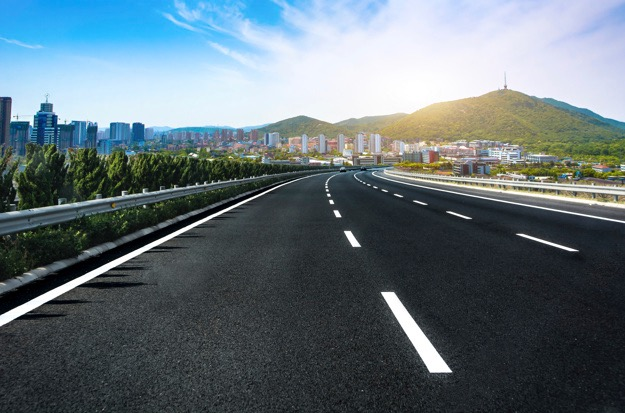
#> input picture CV_cap02/images/estrada.jpg, 625 x 413 px
$ python 020-opencv-splitting_and_merging.py --image images/estrada.jpg
#> lines starting #> are read from the running program, lines starting #| are printed output that depends on the picture
# Splitting e Merging

# Para executar este script:
# python 020-opencv-splitting_and_merging.py --image images/estrada.jpg

# Imports
import numpy as np
import argparse
import cv2

# Argumentos
ap = argparse.ArgumentParser()
ap.add_argument("-i", "--image", required = True, help = "Caminho para a imagem")
args = vars(ap.parse_args())

# Carrega a imagem e obtém cada canal: Vermelho, Verde e Azul
# NOTA: OpenCV armazena uma imagem como NumPy array com os
# canais na ordem inversa! Quando chamamos cv2.split, estamos
# realmente obtendo os canais como Azul, Verde, Vermelho!
image = cv2.imread(args["image"])
#> image is the input picture: shape (413, 625, 3); mean B, G, R 119.3, 112.5, 98.2
(B, G, R) = cv2.split(image)
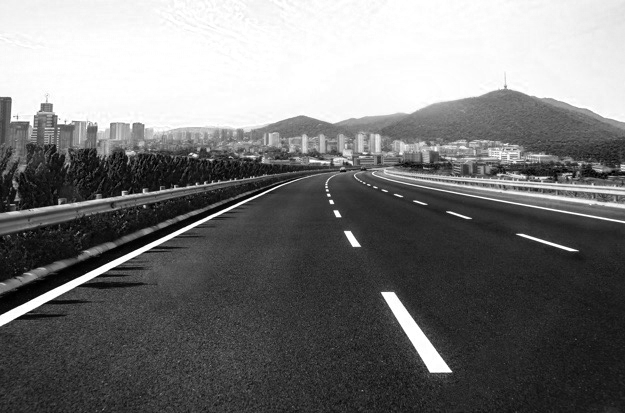
#> B: shape (413, 625); min 0, max 255, mean 119.3
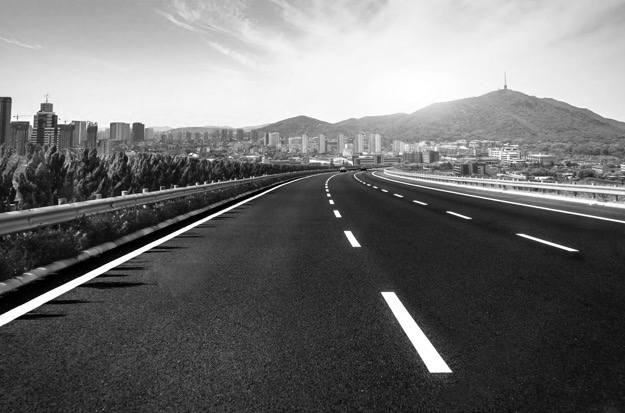
#> G: shape (413, 625); min 0, max 255, mean 112.5
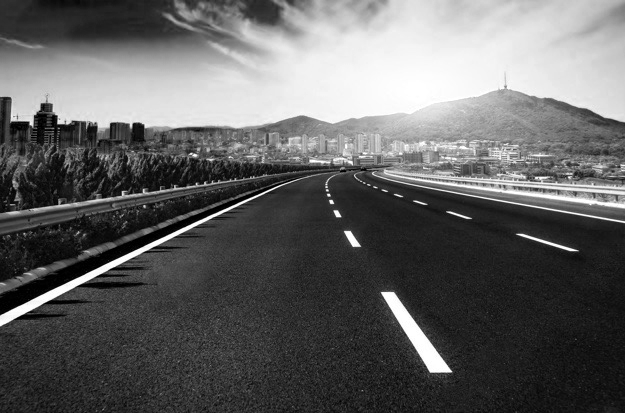
#> R: shape (413, 625); min 0, max 255, mean 98.2

# Agora, vamos visualizar cada canal em cores
zeros = np.zeros(image.shape[:2], dtype = "uint8")
cv2.imshow("Red", cv2.merge([zeros, zeros, R]))
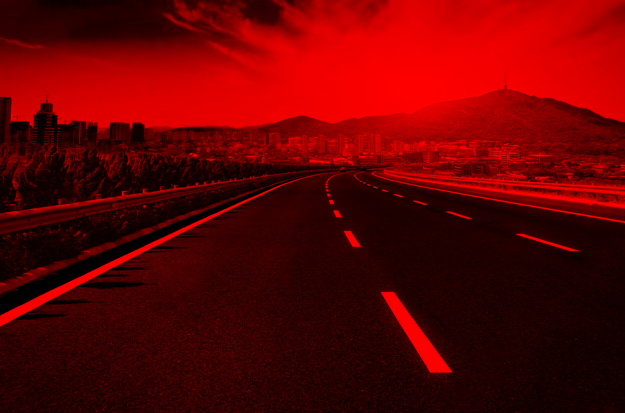
#> window 'Red': shape (413, 625, 3); mean B, G, R 0, 0, 98.2
cv2.imshow("Green", cv2.merge([zeros, G, zeros]))
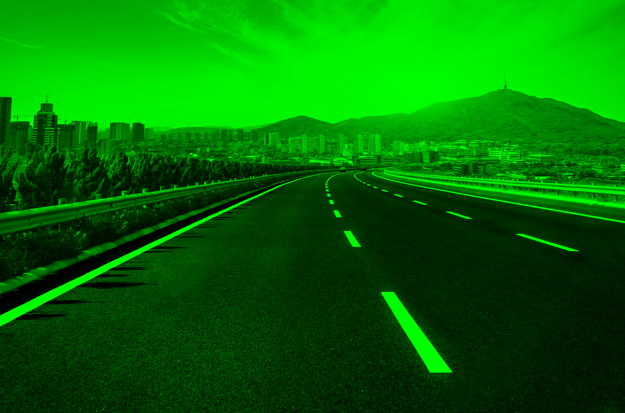
#> window 'Green': shape (413, 625, 3); mean B, G, R 0, 112.5, 0
cv2.imshow("Blue", cv2.merge([B, zeros, zeros]))
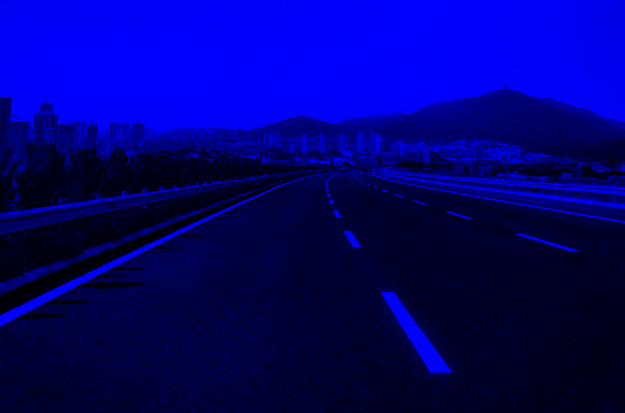
#> window 'Blue': shape (413, 625, 3); mean B, G, R 119.3, 0, 0
cv2.waitKey(0)

# Junta novamente a imagem
merged = cv2.merge([B, G, R])
cv2.imshow("Merged", merged)
cv2.waitKey(0)
cv2.destroyAllWindows()

$ run again, with CV_cap02/images/cafe.jpg copied over CV_cap02/images/estrada.jpg
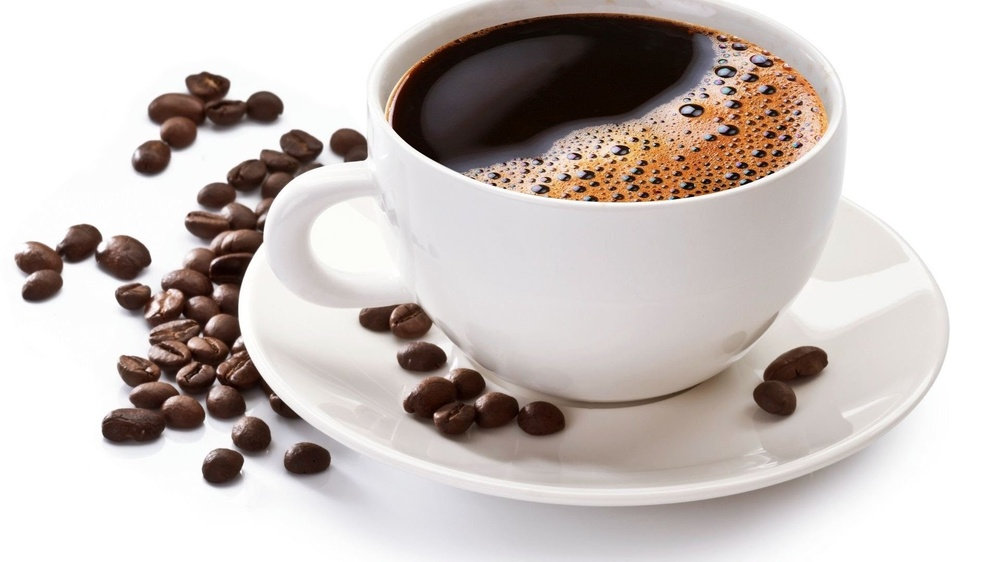
#> input picture CV_cap02/images/cafe.jpg, 1000 x 562 px, shrunk from 1920 x 1080 before the run
#> image is the input picture: shape (562, 1000, 3); mean B, G, R 189.4, 192.8, 201.2
#> `cv2.imshow("Green", cv2.merge([zeros, G, zeros]))`:
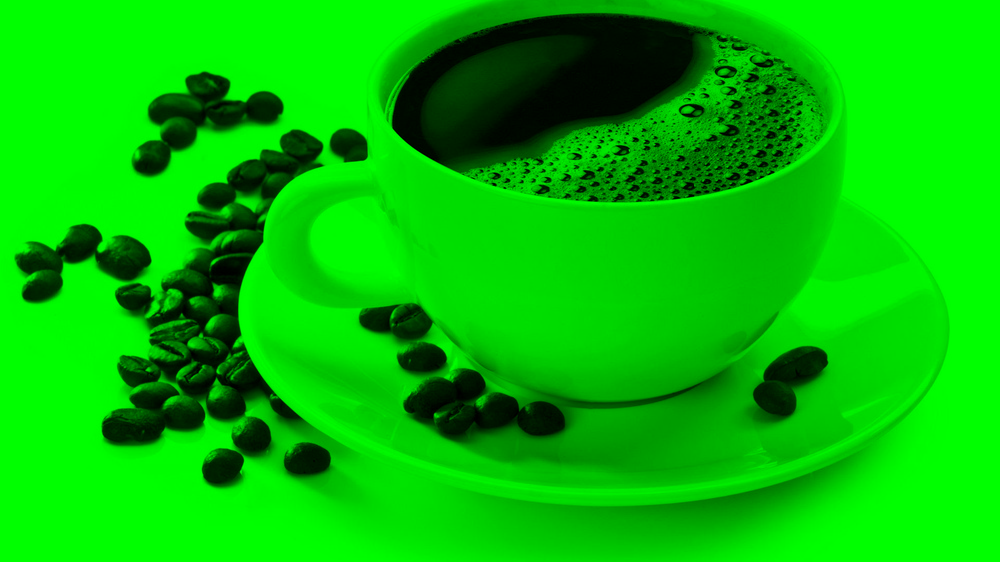
#> window 'Green': shape (562, 1000, 3); mean B, G, R 0, 192.8, 0
#> `cv2.imshow("Blue", cv2.merge([B, zeros, zeros]))`:
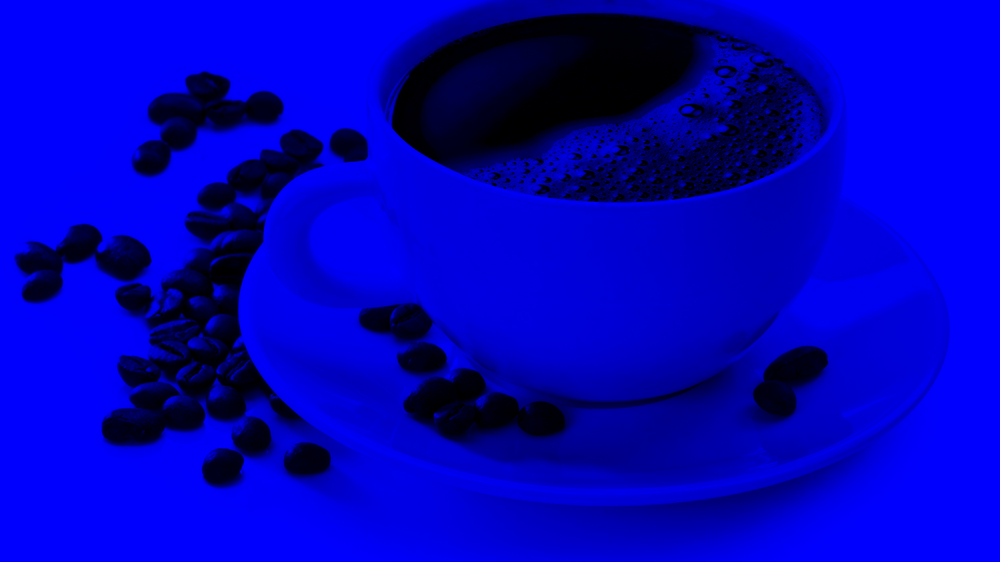
#> window 'Blue': shape (562, 1000, 3); mean B, G, R 189.4, 0, 0

$ run again, with CV_cap02/images/cavalo.jpg copied over CV_cap02/images/estrada.jpg
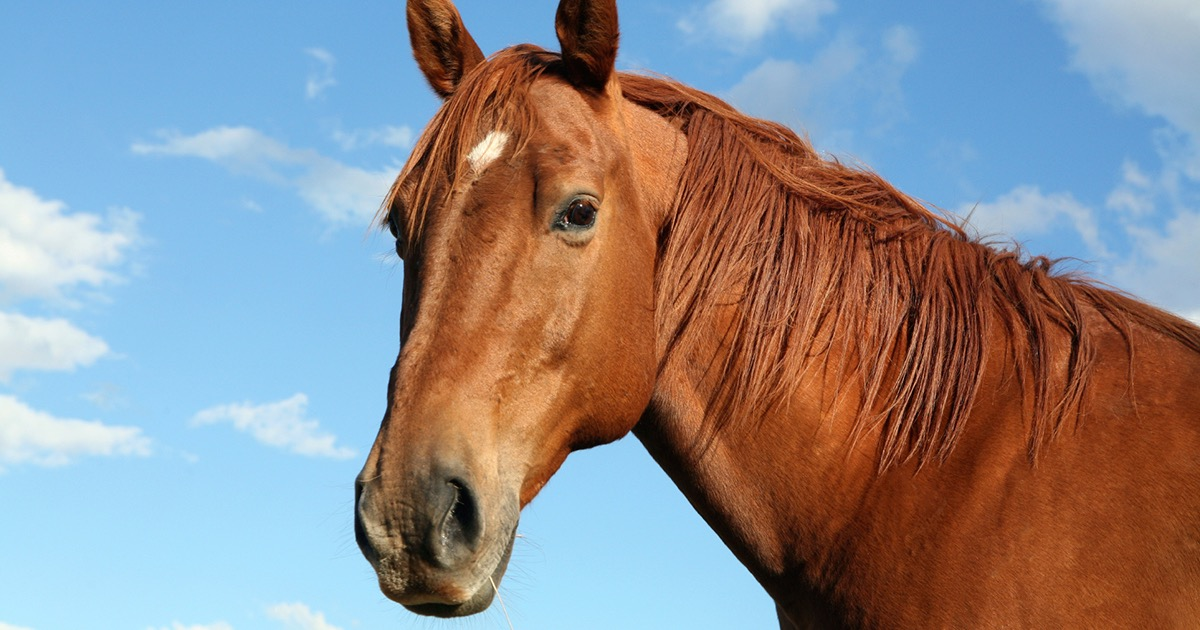
#> input picture CV_cap02/images/cavalo.jpg, 1200 x 630 px
#> image is the input picture: shape (630, 1200, 3); mean B, G, R 143.7, 139.7, 142.3
#> `cv2.imshow("Green", cv2.merge([zeros, G, zeros]))`:
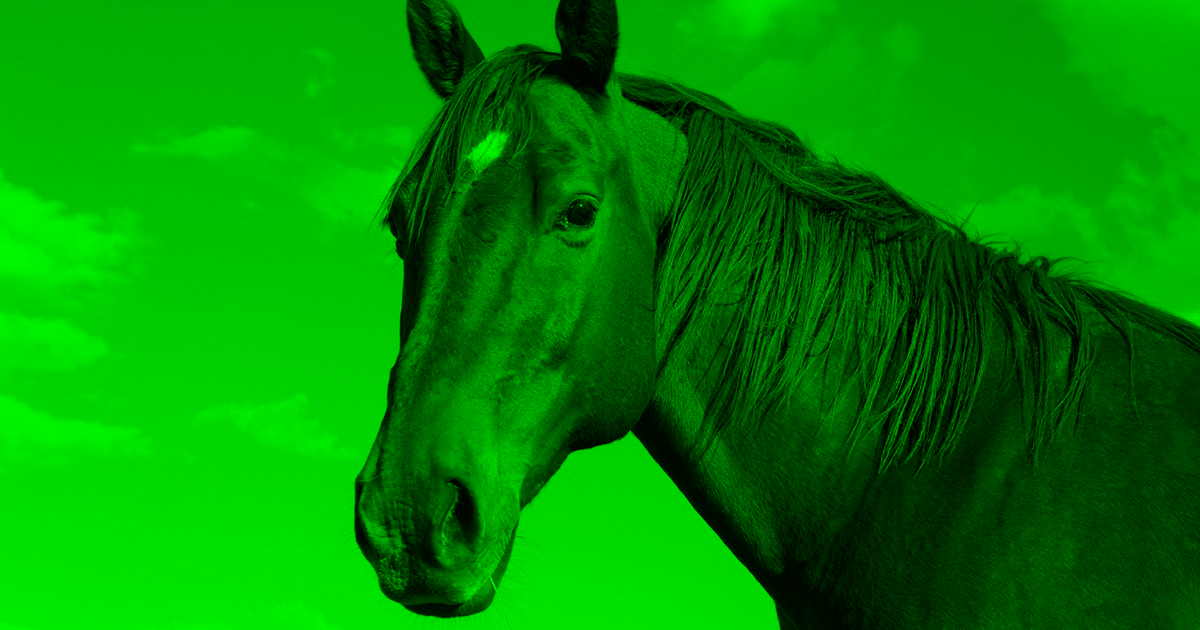
#> window 'Green': shape (630, 1200, 3); mean B, G, R 0, 139.7, 0
#> `cv2.imshow("Blue", cv2.merge([B, zeros, zeros]))`:
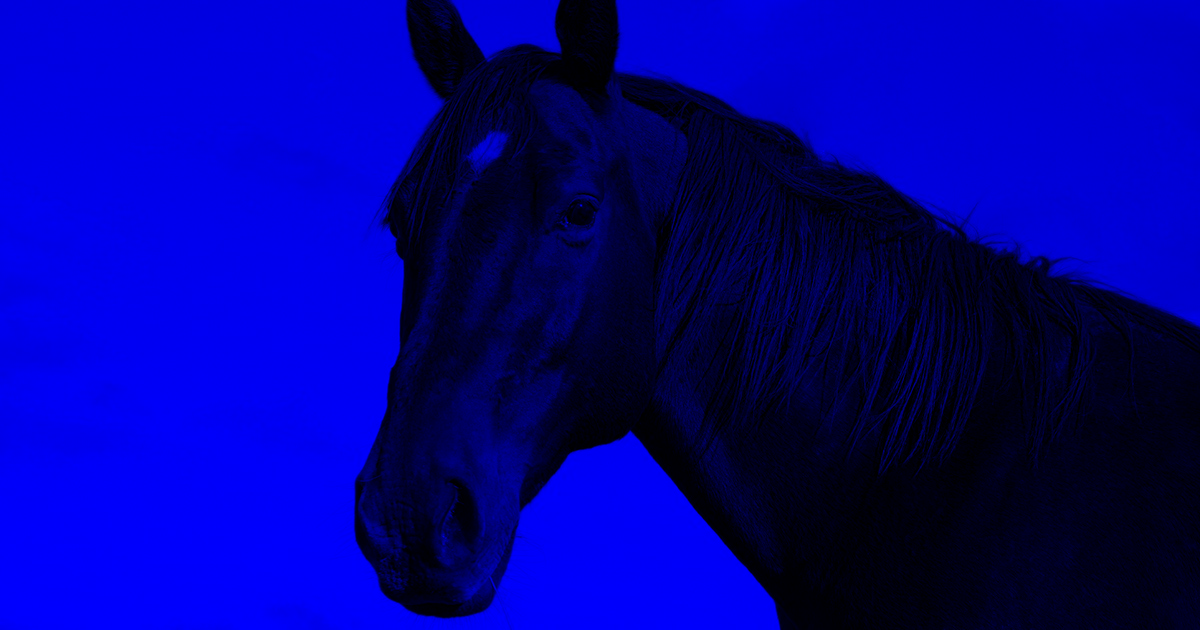
#> window 'Blue': shape (630, 1200, 3); mean B, G, R 143.7, 0, 0

$ run again, with CV_cap02/images/familia.jpg copied over CV_cap02/images/estrada.jpg
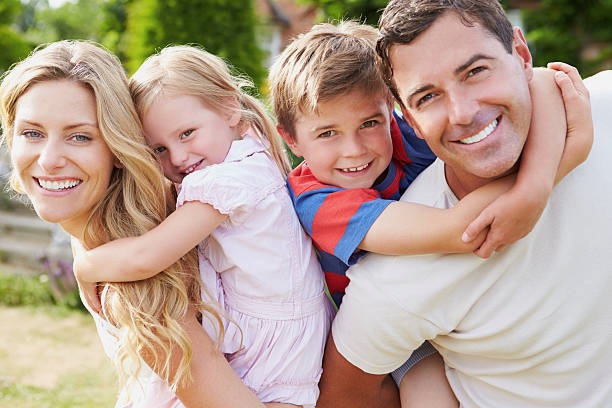
#> input picture CV_cap02/images/familia.jpg, 612 x 408 px
#> image is the input picture: shape (408, 612, 3); mean B, G, R 145.8, 160.5, 183.2
#> `cv2.imshow("Green", cv2.merge([zeros, G, zeros]))`:
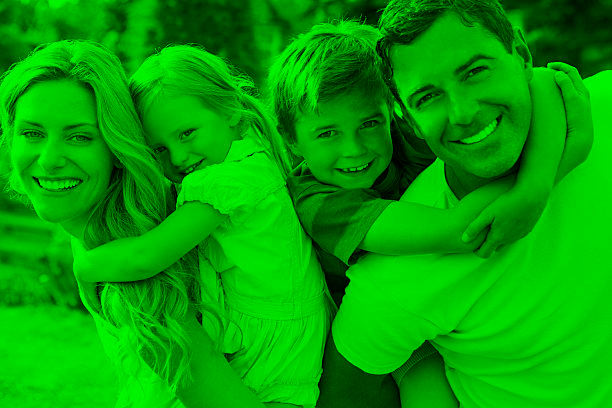
#> window 'Green': shape (408, 612, 3); mean B, G, R 0, 160.5, 0
#> `cv2.imshow("Blue", cv2.merge([B, zeros, zeros]))`:
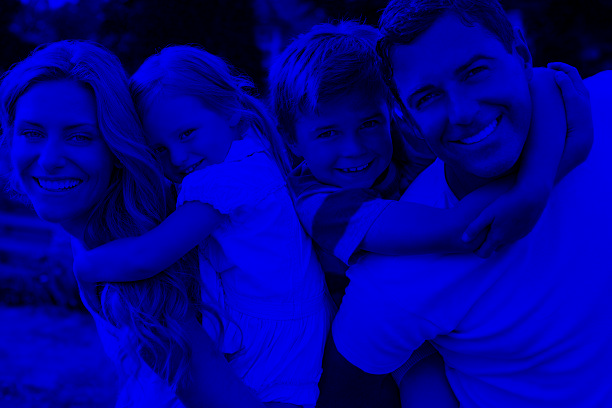
#> window 'Blue': shape (408, 612, 3); mean B, G, R 145.8, 0, 0
